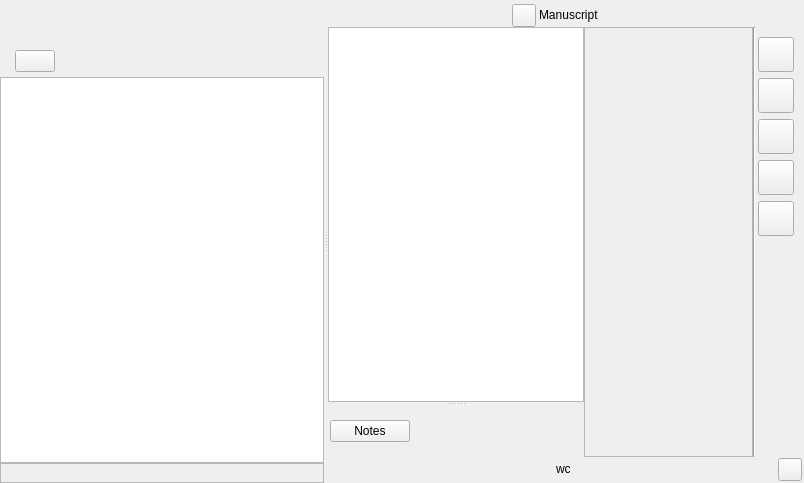
<?xml version="1.0" encoding="UTF-8"?>
<ui version="4.0">
 <class>ManuscriptView</class>
 <widget class="QWidget" name="ManuscriptView">
  <property name="geometry">
   <rect>
    <x>0</x>
    <y>0</y>
    <width>804</width>
    <height>483</height>
   </rect>
  </property>
  <property name="windowTitle">
   <string>Form</string>
  </property>
  <layout class="QVBoxLayout" name="verticalLayout_9">
   <property name="spacing">
    <number>0</number>
   </property>
   <property name="leftMargin">
    <number>0</number>
   </property>
   <property name="topMargin">
    <number>0</number>
   </property>
   <property name="rightMargin">
    <number>0</number>
   </property>
   <property name="bottomMargin">
    <number>0</number>
   </property>
   <item>
    <widget class="QSplitter" name="splitter">
     <property name="orientation">
      <enum>Qt::Horizontal</enum>
     </property>
     <property name="childrenCollapsible">
      <bool>false</bool>
     </property>
     <widget class="QWidget" name="wdgLeftSide" native="true">
      <property name="bg" stdset="0">
       <bool>true</bool>
      </property>
      <layout class="QVBoxLayout" name="verticalLayout_2">
       <property name="spacing">
        <number>0</number>
       </property>
       <property name="leftMargin">
        <number>0</number>
       </property>
       <property name="topMargin">
        <number>50</number>
       </property>
       <property name="rightMargin">
        <number>0</number>
       </property>
       <property name="bottomMargin">
        <number>0</number>
       </property>
       <item>
        <layout class="QHBoxLayout" name="horizontalLayout_4">
         <property name="leftMargin">
          <number>15</number>
         </property>
         <property name="bottomMargin">
          <number>5</number>
         </property>
         <item>
          <widget class="QPushButton" name="btnAdd">
           <property name="sizePolicy">
            <sizepolicy hsizetype="Maximum" vsizetype="Fixed">
             <horstretch>0</horstretch>
             <verstretch>0</verstretch>
            </sizepolicy>
           </property>
           <property name="maximumSize">
            <size>
             <width>130</width>
             <height>16777215</height>
            </size>
           </property>
           <property name="cursor">
            <cursorShape>PointingHandCursor</cursorShape>
           </property>
           <property name="text">
            <string/>
           </property>
           <property name="shortcut">
            <string>Ctrl+N</string>
           </property>
           <property name="positive" stdset="0">
            <bool>true</bool>
           </property>
           <property name="base" stdset="0">
            <bool>true</bool>
           </property>
          </widget>
         </item>
         <item>
          <spacer name="horizontalSpacer_5">
           <property name="orientation">
            <enum>Qt::Horizontal</enum>
           </property>
           <property name="sizeHint" stdset="0">
            <size>
             <width>40</width>
             <height>20</height>
            </size>
           </property>
          </spacer>
         </item>
        </layout>
       </item>
       <item>
        <widget class="ScenesTreeView" name="treeChapters"/>
       </item>
       <item>
        <widget class="QFrame" name="frame">
         <property name="frameShape">
          <enum>QFrame::StyledPanel</enum>
         </property>
         <property name="frameShadow">
          <enum>QFrame::Raised</enum>
         </property>
         <layout class="QHBoxLayout" name="horizontalLayout">
          <property name="spacing">
           <number>0</number>
          </property>
          <property name="leftMargin">
           <number>0</number>
          </property>
          <property name="topMargin">
           <number>2</number>
          </property>
          <property name="rightMargin">
           <number>5</number>
          </property>
          <property name="bottomMargin">
           <number>2</number>
          </property>
          <item>
           <widget class="WordsDisplay" name="lblWc">
            <property name="text">
             <string/>
            </property>
           </widget>
          </item>
         </layout>
        </widget>
       </item>
      </layout>
     </widget>
     <widget class="QStackedWidget" name="stackedWidget">
      <property name="styleSheet">
       <string notr="true">#pageDistractionFree {
                                background-color: rgb(39, 39, 39);
                                }

                            </string>
      </property>
      <property name="lineWidth">
       <number>0</number>
      </property>
      <property name="currentIndex">
       <number>0</number>
      </property>
      <widget class="QWidget" name="pageText">
       <layout class="QVBoxLayout" name="verticalLayout">
        <property name="spacing">
         <number>0</number>
        </property>
        <property name="leftMargin">
         <number>0</number>
        </property>
        <property name="topMargin">
         <number>0</number>
        </property>
        <property name="rightMargin">
         <number>0</number>
        </property>
        <property name="bottomMargin">
         <number>0</number>
        </property>
        <item>
         <widget class="QFrame" name="wdgTop">
          <property name="frameShape">
           <enum>QFrame::NoFrame</enum>
          </property>
          <property name="frameShadow">
           <enum>QFrame::Sunken</enum>
          </property>
          <property name="relaxed-white-bg" stdset="0">
           <bool>true</bool>
          </property>
          <layout class="QVBoxLayout" name="verticalLayout_16">
           <property name="leftMargin">
            <number>5</number>
           </property>
           <property name="topMargin">
            <number>0</number>
           </property>
           <property name="rightMargin">
            <number>5</number>
           </property>
           <property name="bottomMargin">
            <number>0</number>
           </property>
           <item>
            <widget class="QWidget" name="wdgTitle" native="true">
             <property name="sizePolicy">
              <sizepolicy hsizetype="Preferred" vsizetype="Maximum">
               <horstretch>0</horstretch>
               <verstretch>0</verstretch>
              </sizepolicy>
             </property>
             <layout class="QHBoxLayout" name="horizontalLayout_3">
              <property name="spacing">
               <number>3</number>
              </property>
              <property name="leftMargin">
               <number>2</number>
              </property>
              <property name="topMargin">
               <number>4</number>
              </property>
              <property name="rightMargin">
               <number>23</number>
              </property>
              <property name="bottomMargin">
               <number>0</number>
              </property>
              <item>
               <spacer name="horizontalSpacer_2">
                <property name="orientation">
                 <enum>Qt::Horizontal</enum>
                </property>
                <property name="sizeHint" stdset="0">
                 <size>
                  <width>40</width>
                  <height>20</height>
                 </size>
                </property>
               </spacer>
              </item>
              <item>
               <widget class="QToolButton" name="btnManuscript">
                <property name="text">
                 <string/>
                </property>
                <property name="transparent" stdset="0">
                 <bool>true</bool>
                </property>
               </widget>
              </item>
              <item>
               <widget class="QLabel" name="lblTitle">
                <property name="sizePolicy">
                 <sizepolicy hsizetype="Preferred" vsizetype="Maximum">
                  <horstretch>0</horstretch>
                  <verstretch>0</verstretch>
                 </sizepolicy>
                </property>
                <property name="text">
                 <string>Manuscript</string>
                </property>
               </widget>
              </item>
              <item>
               <spacer name="horizontalSpacer_3">
                <property name="orientation">
                 <enum>Qt::Horizontal</enum>
                </property>
                <property name="sizeHint" stdset="0">
                 <size>
                  <width>40</width>
                  <height>20</height>
                 </size>
                </property>
               </spacer>
              </item>
             </layout>
            </widget>
           </item>
          </layout>
         </widget>
        </item>
        <item>
         <layout class="QHBoxLayout" name="horizontalLayout_2">
          <property name="spacing">
           <number>0</number>
          </property>
          <item>
           <widget class="QWidget" name="wdgEditor" native="true">
            <property name="sizePolicy">
             <sizepolicy hsizetype="Preferred" vsizetype="Expanding">
              <horstretch>0</horstretch>
              <verstretch>0</verstretch>
             </sizepolicy>
            </property>
            <layout class="QVBoxLayout" name="verticalLayout_5">
             <property name="spacing">
              <number>0</number>
             </property>
             <property name="leftMargin">
              <number>0</number>
             </property>
             <property name="topMargin">
              <number>0</number>
             </property>
             <property name="rightMargin">
              <number>0</number>
             </property>
             <property name="bottomMargin">
              <number>0</number>
             </property>
             <item>
              <widget class="QSplitter" name="splitterEditor">
               <property name="orientation">
                <enum>Qt::Vertical</enum>
               </property>
               <property name="childrenCollapsible">
                <bool>false</bool>
               </property>
               <widget class="ManuscriptTextEditor" name="textEdit"/>
               <widget class="QWidget" name="wdgAddon" native="true">
                <layout class="QVBoxLayout" name="verticalLayout_8">
                 <property name="spacing">
                  <number>3</number>
                 </property>
                 <property name="leftMargin">
                  <number>2</number>
                 </property>
                 <property name="topMargin">
                  <number>2</number>
                 </property>
                 <property name="rightMargin">
                  <number>2</number>
                 </property>
                 <property name="bottomMargin">
                  <number>2</number>
                 </property>
                 <item alignment="Qt::AlignLeft">
                  <widget class="IconText" name="icontext">
                   <property name="font">
                    <font>
                     <underline>false</underline>
                    </font>
                   </property>
                   <property name="text">
                    <string>Notes</string>
                   </property>
                   <property name="iconName" stdset="0">
                    <string>ei.file-edit</string>
                   </property>
                  </widget>
                 </item>
                </layout>
               </widget>
              </widget>
             </item>
            </layout>
           </widget>
          </item>
          <item>
           <widget class="QFrame" name="wdgSide">
            <property name="sizePolicy">
             <sizepolicy hsizetype="Maximum" vsizetype="Preferred">
              <horstretch>0</horstretch>
              <verstretch>0</verstretch>
             </sizepolicy>
            </property>
            <property name="minimumSize">
             <size>
              <width>0</width>
              <height>0</height>
             </size>
            </property>
            <property name="maximumSize">
             <size>
              <width>200</width>
              <height>16777215</height>
             </size>
            </property>
            <property name="frameShape">
             <enum>QFrame::StyledPanel</enum>
            </property>
            <property name="frameShadow">
             <enum>QFrame::Sunken</enum>
            </property>
            <property name="relaxed-white-bg" stdset="0">
             <bool>true</bool>
            </property>
            <layout class="QVBoxLayout" name="verticalLayout_3">
             <property name="spacing">
              <number>0</number>
             </property>
             <property name="leftMargin">
              <number>0</number>
             </property>
             <property name="topMargin">
              <number>0</number>
             </property>
             <property name="rightMargin">
              <number>0</number>
             </property>
             <property name="bottomMargin">
              <number>0</number>
             </property>
             <item>
              <widget class="QStackedWidget" name="stackSide">
               <widget class="QWidget" name="pageInfo">
                <layout class="QVBoxLayout" name="verticalLayout_11">
                 <property name="spacing">
                  <number>3</number>
                 </property>
                 <property name="leftMargin">
                  <number>5</number>
                 </property>
                 <property name="topMargin">
                  <number>5</number>
                 </property>
                 <property name="rightMargin">
                  <number>2</number>
                 </property>
                 <property name="bottomMargin">
                  <number>2</number>
                 </property>
                 <item>
                  <spacer name="verticalSpacer_3">
                   <property name="orientation">
                    <enum>Qt::Vertical</enum>
                   </property>
                   <property name="sizeHint" stdset="0">
                    <size>
                     <width>20</width>
                     <height>40</height>
                    </size>
                   </property>
                  </spacer>
                 </item>
                </layout>
               </widget>
               <widget class="QWidget" name="pageGoal">
                <property name="cursor">
                 <cursorShape>UpArrowCursor</cursorShape>
                </property>
                <layout class="QVBoxLayout" name="verticalLayout_13">
                 <property name="spacing">
                  <number>0</number>
                 </property>
                 <property name="leftMargin">
                  <number>0</number>
                 </property>
                 <property name="topMargin">
                  <number>5</number>
                 </property>
                 <property name="rightMargin">
                  <number>0</number>
                 </property>
                 <property name="bottomMargin">
                  <number>0</number>
                 </property>
                 <item alignment="Qt::AlignHCenter">
                  <widget class="QWidget" name="wdgGoalTitle" native="true">
                   <layout class="QHBoxLayout" name="horizontalLayout_5">
                    <item>
                     <widget class="Emoji" name="emojiGoal">
                      <property name="text">
                       <string/>
                      </property>
                      <property name="emoji" stdset="0">
                       <string>bullseye</string>
                      </property>
                     </widget>
                    </item>
                    <item>
                     <widget class="QLabel" name="lblGoal">
                      <property name="text">
                       <string/>
                      </property>
                     </widget>
                    </item>
                    <item>
                     <widget class="QToolButton" name="btnEditGoal">
                      <property name="cursor">
                       <cursorShape>PointingHandCursor</cursorShape>
                      </property>
                      <property name="text">
                       <string/>
                      </property>
                     </widget>
                    </item>
                   </layout>
                  </widget>
                 </item>
                 <item>
                  <widget class="Line" name="line_2">
                   <property name="orientation">
                    <enum>Qt::Horizontal</enum>
                   </property>
                  </widget>
                 </item>
                </layout>
               </widget>
               <widget class="QWidget" name="pageReadability">
                <layout class="QVBoxLayout" name="verticalLayout_12">
                 <property name="spacing">
                  <number>3</number>
                 </property>
                 <property name="leftMargin">
                  <number>5</number>
                 </property>
                 <property name="topMargin">
                  <number>5</number>
                 </property>
                 <property name="rightMargin">
                  <number>2</number>
                 </property>
                 <property name="bottomMargin">
                  <number>2</number>
                 </property>
                </layout>
               </widget>
               <widget class="QWidget" name="pageCharts">
                <layout class="QVBoxLayout" name="verticalLayout_14">
                 <property name="spacing">
                  <number>3</number>
                 </property>
                 <property name="leftMargin">
                  <number>5</number>
                 </property>
                 <property name="topMargin">
                  <number>5</number>
                 </property>
                 <property name="rightMargin">
                  <number>2</number>
                 </property>
                 <property name="bottomMargin">
                  <number>2</number>
                 </property>
                </layout>
               </widget>
               <widget class="QWidget" name="pageExport">
                <layout class="QVBoxLayout" name="verticalLayout_15">
                 <property name="spacing">
                  <number>3</number>
                 </property>
                 <property name="leftMargin">
                  <number>5</number>
                 </property>
                 <property name="topMargin">
                  <number>5</number>
                 </property>
                 <property name="rightMargin">
                  <number>2</number>
                 </property>
                 <property name="bottomMargin">
                  <number>2</number>
                 </property>
                </layout>
               </widget>
              </widget>
             </item>
            </layout>
           </widget>
          </item>
          <item>
           <widget class="Line" name="line">
            <property name="orientation">
             <enum>Qt::Vertical</enum>
            </property>
           </widget>
          </item>
          <item>
           <widget class="QFrame" name="wdgSideBar">
            <property name="sizePolicy">
             <sizepolicy hsizetype="Maximum" vsizetype="Preferred">
              <horstretch>0</horstretch>
              <verstretch>0</verstretch>
             </sizepolicy>
            </property>
            <property name="frameShape">
             <enum>QFrame::NoFrame</enum>
            </property>
            <property name="frameShadow">
             <enum>QFrame::Sunken</enum>
            </property>
            <property name="relaxed-white-bg" stdset="0">
             <bool>true</bool>
            </property>
            <layout class="QVBoxLayout" name="verticalLayout_10">
             <property name="leftMargin">
              <number>2</number>
             </property>
             <property name="topMargin">
              <number>10</number>
             </property>
             <property name="rightMargin">
              <number>10</number>
             </property>
             <property name="bottomMargin">
              <number>0</number>
             </property>
             <item>
              <widget class="QToolButton" name="btnSceneInfo">
               <property name="cursor">
                <cursorShape>PointingHandCursor</cursorShape>
               </property>
               <property name="toolTip">
                <string>Scene info</string>
               </property>
               <property name="text">
                <string/>
               </property>
               <property name="iconSize">
                <size>
                 <width>28</width>
                 <height>28</height>
                </size>
               </property>
               <property name="checkable">
                <bool>true</bool>
               </property>
               <property name="transparent-circle-bg-on-hover" stdset="0">
                <bool>true</bool>
               </property>
               <property name="large" stdset="0">
                <bool>true</bool>
               </property>
              </widget>
             </item>
             <item>
              <widget class="QToolButton" name="btnGoals">
               <property name="cursor">
                <cursorShape>PointingHandCursor</cursorShape>
               </property>
               <property name="toolTip">
                <string>Goals</string>
               </property>
               <property name="text">
                <string/>
               </property>
               <property name="iconSize">
                <size>
                 <width>28</width>
                 <height>28</height>
                </size>
               </property>
               <property name="checkable">
                <bool>true</bool>
               </property>
               <property name="transparent-circle-bg-on-hover" stdset="0">
                <bool>true</bool>
               </property>
               <property name="large" stdset="0">
                <bool>true</bool>
               </property>
              </widget>
             </item>
             <item>
              <widget class="QToolButton" name="btnReadability">
               <property name="cursor">
                <cursorShape>PointingHandCursor</cursorShape>
               </property>
               <property name="toolTip">
                <string>Readability</string>
               </property>
               <property name="text">
                <string/>
               </property>
               <property name="iconSize">
                <size>
                 <width>28</width>
                 <height>28</height>
                </size>
               </property>
               <property name="checkable">
                <bool>true</bool>
               </property>
               <property name="transparent-circle-bg-on-hover" stdset="0">
                <bool>true</bool>
               </property>
               <property name="large" stdset="0">
                <bool>true</bool>
               </property>
              </widget>
             </item>
             <item>
              <widget class="QToolButton" name="btnLengthCharts">
               <property name="cursor">
                <cursorShape>PointingHandCursor</cursorShape>
               </property>
               <property name="toolTip">
                <string>Length distribution</string>
               </property>
               <property name="text">
                <string/>
               </property>
               <property name="iconSize">
                <size>
                 <width>28</width>
                 <height>28</height>
                </size>
               </property>
               <property name="checkable">
                <bool>true</bool>
               </property>
               <property name="transparent-circle-bg-on-hover" stdset="0">
                <bool>true</bool>
               </property>
               <property name="large" stdset="0">
                <bool>true</bool>
               </property>
              </widget>
             </item>
             <item>
              <widget class="QToolButton" name="btnExport">
               <property name="cursor">
                <cursorShape>PointingHandCursor</cursorShape>
               </property>
               <property name="toolTip">
                <string>Export</string>
               </property>
               <property name="text">
                <string/>
               </property>
               <property name="iconSize">
                <size>
                 <width>28</width>
                 <height>28</height>
                </size>
               </property>
               <property name="checkable">
                <bool>true</bool>
               </property>
               <property name="transparent-circle-bg-on-hover" stdset="0">
                <bool>true</bool>
               </property>
               <property name="large" stdset="0">
                <bool>true</bool>
               </property>
              </widget>
             </item>
             <item>
              <spacer name="verticalSpacer_2">
               <property name="orientation">
                <enum>Qt::Vertical</enum>
               </property>
               <property name="sizeHint" stdset="0">
                <size>
                 <width>20</width>
                 <height>40</height>
                </size>
               </property>
              </spacer>
             </item>
            </layout>
           </widget>
          </item>
         </layout>
        </item>
        <item>
         <widget class="QWidget" name="wdgBottom" native="true">
          <property name="sizePolicy">
           <sizepolicy hsizetype="Preferred" vsizetype="Maximum">
            <horstretch>0</horstretch>
            <verstretch>0</verstretch>
           </sizepolicy>
          </property>
          <property name="styleSheet">
           <string notr="true">#wdgBottom {
                                                                    background-color: qlineargradient(x1: 0, y1: 0, x2:
                                                                    1, y2: 1,
                                                                    stop: 0 #FFFFFF, stop: 0.5 #E1E1E1, stop: 1
                                                                    #E7E7E7);
                                                                    border-bottom-left-radius: 6px;
                                                                    border-bottom-right-radius: 6px;
                                                                    }
                                                                </string>
          </property>
          <layout class="QHBoxLayout" name="horizontalLayout_8">
           <property name="spacing">
            <number>0</number>
           </property>
           <property name="leftMargin">
            <number>2</number>
           </property>
           <property name="topMargin">
            <number>1</number>
           </property>
           <property name="rightMargin">
            <number>2</number>
           </property>
           <property name="bottomMargin">
            <number>2</number>
           </property>
           <item>
            <widget class="QToolButton" name="btnNotes">
             <property name="cursor">
              <cursorShape>ArrowCursor</cursorShape>
             </property>
             <property name="toolTip">
              <string>Notes</string>
             </property>
             <property name="styleSheet">
              <string notr="true">QToolButton {
                                                                                border: 0px hidden black;
                                                                                }
                                                                                QToolButton:pressed {
                                                                                border: 1px solid white;
                                                                                }
                                                                            </string>
             </property>
             <property name="checkable">
              <bool>true</bool>
             </property>
            </widget>
           </item>
           <item alignment="Qt::AlignHCenter|Qt::AlignVCenter">
            <widget class="WordsDisplay" name="lblWordCount">
             <property name="text">
              <string>wc</string>
             </property>
            </widget>
           </item>
           <item>
            <widget class="SceneStageButton" name="btnStage"/>
           </item>
          </layout>
         </widget>
        </item>
       </layout>
      </widget>
      <widget class="QWidget" name="pageOverview">
       <layout class="QVBoxLayout" name="verticalLayout_6">
        <property name="spacing">
         <number>3</number>
        </property>
        <property name="leftMargin">
         <number>2</number>
        </property>
        <property name="topMargin">
         <number>2</number>
        </property>
        <property name="rightMargin">
         <number>2</number>
        </property>
        <property name="bottomMargin">
         <number>2</number>
        </property>
        <item>
         <widget class="QScrollArea" name="scrollArea">
          <property name="widgetResizable">
           <bool>true</bool>
          </property>
          <widget class="QWidget" name="scrollAreaWidgetContents">
           <property name="geometry">
            <rect>
             <x>0</x>
             <y>0</y>
             <width>80</width>
             <height>70</height>
            </rect>
           </property>
           <property name="sizePolicy">
            <sizepolicy hsizetype="Expanding" vsizetype="Expanding">
             <horstretch>0</horstretch>
             <verstretch>0</verstretch>
            </sizepolicy>
           </property>
           <layout class="QVBoxLayout" name="verticalLayout_7">
            <property name="spacing">
             <number>0</number>
            </property>
            <property name="leftMargin">
             <number>0</number>
            </property>
            <property name="topMargin">
             <number>0</number>
            </property>
            <property name="rightMargin">
             <number>0</number>
            </property>
            <property name="bottomMargin">
             <number>0</number>
            </property>
            <item>
             <widget class="ChartView" name="chartChaptersLength"/>
            </item>
           </layout>
          </widget>
         </widget>
        </item>
       </layout>
      </widget>
      <widget class="QWidget" name="pageEmpty"/>
      <widget class="QWidget" name="pageDistractionFree">
       <layout class="QVBoxLayout" name="verticalLayout_4">
        <property name="spacing">
         <number>3</number>
        </property>
        <property name="leftMargin">
         <number>0</number>
        </property>
        <property name="topMargin">
         <number>0</number>
        </property>
        <property name="rightMargin">
         <number>0</number>
        </property>
        <property name="bottomMargin">
         <number>0</number>
        </property>
       </layout>
      </widget>
     </widget>
    </widget>
   </item>
  </layout>
 </widget>
 <customwidgets>
  <customwidget>
   <class>WordsDisplay</class>
   <extends>QLabel</extends>
   <header>src.main.python.plotlyst.view.widget.display</header>
  </customwidget>
  <customwidget>
   <class>ChartView</class>
   <extends>QGraphicsView</extends>
   <header>src.main.python.plotlyst.view.widget.display</header>
  </customwidget>
  <customwidget>
   <class>SceneStageButton</class>
   <extends>QToolButton</extends>
   <header>src.main.python.plotlyst.view.widget.scenes</header>
  </customwidget>
  <customwidget>
   <class>ScenesTreeView</class>
   <extends>QTreeView</extends>
   <header>src.main.python.plotlyst.view.widget.scene</header>
  </customwidget>
  <customwidget>
   <class>IconText</class>
   <extends>QPushButton</extends>
   <header>src.main.python.plotlyst.view.widget.display</header>
  </customwidget>
  <customwidget>
   <class>ManuscriptTextEditor</class>
   <extends>QTextEdit</extends>
   <header>src.main.python.plotlyst.view.widget.manuscript</header>
  </customwidget>
  <customwidget>
   <class>Emoji</class>
   <extends>QLabel</extends>
   <header>src.main.python.plotlyst.view.widget.display</header>
  </customwidget>
 </customwidgets>
 <resources/>
 <connections/>
</ui>
